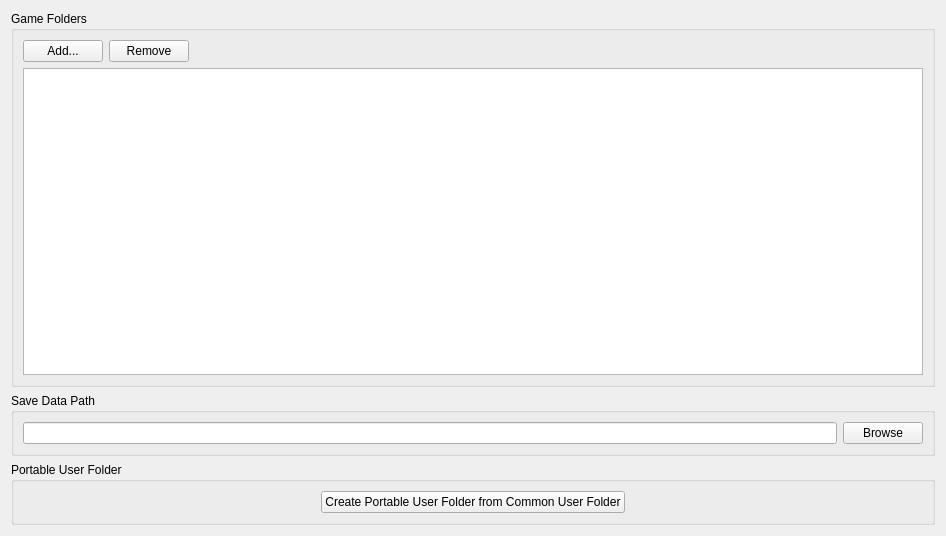
      <widget class="QWidget" name="pathsTabContents">
       <property name="geometry">
        <rect>
         <x>0</x>
         <y>0</y>
         <width>946</width>
         <height>536</height>
        </rect>
       </property>
       <layout class="QVBoxLayout" name="pathsTabLayout">
        <item>
         <widget class="QGroupBox" name="gameFoldersGroupBox">
          <property name="title">
           <string>Game Folders</string>
          </property>
          <layout class="QVBoxLayout" name="verticalLayout">
           <item>
            <layout class="QHBoxLayout" name="horizontalLayout_3">
             <item>
              <widget class="QPushButton" name="addFolderButton">
               <property name="text">
                <string>Add...</string>
               </property>
              </widget>
             </item>
             <item>
              <widget class="QPushButton" name="removeFolderButton">
               <property name="text">
                <string>Remove</string>
               </property>
              </widget>
             </item>
             <item>
              <spacer name="horizontalSpacer">
               <property name="orientation">
                <enum>Qt::Orientation::Horizontal</enum>
               </property>
               <property name="sizeHint" stdset="0">
                <size>
                 <width>40</width>
                 <height>20</height>
                </size>
               </property>
              </spacer>
             </item>
            </layout>
           </item>
           <item>
            <widget class="QListWidget" name="gameFoldersListWidget"/>
           </item>
          </layout>
         </widget>
        </item>
        <item>
         <widget class="QGroupBox" name="saveDataGroupBox">
          <property name="title">
           <string>Save Data Path</string>
          </property>
          <layout class="QVBoxLayout" name="saveDataLayout">
           <item>
            <layout class="QHBoxLayout" name="horizontalLayout_4">
             <item>
              <widget class="QLineEdit" name="currentSaveDataPath">
               <property name="readOnly">
                <bool>true</bool>
               </property>
              </widget>
             </item>
             <item>
              <widget class="QPushButton" name="browseButton">
               <property name="text">
                <string>Browse</string>
               </property>
              </widget>
             </item>
            </layout>
           </item>
          </layout>
         </widget>
        </item>
        <item>
         <widget class="QGroupBox" name="PortableUserFolderGroupBox">
          <property name="title">
           <string>Portable User Folder</string>
          </property>
          <layout class="QVBoxLayout" name="verticalLayout_2">
           <item>
            <layout class="QHBoxLayout" name="horizontalLayout_9">
             <item>
              <spacer name="horizontalSpacer_6">
               <property name="orientation">
                <enum>Qt::Orientation::Horizontal</enum>
               </property>
               <property name="sizeHint" stdset="0">
                <size>
                 <width>40</width>
                 <height>20</height>
                </size>
               </property>
              </spacer>
             </item>
             <item>
              <widget class="QPushButton" name="PortableUserButton">
               <property name="sizePolicy">
                <sizepolicy hsizetype="Preferred" vsizetype="Fixed">
                 <horstretch>0</horstretch>
                 <verstretch>0</verstretch>
                </sizepolicy>
               </property>
               <property name="text">
                <string>Create Portable User Folder from Common User Folder</string>
               </property>
              </widget>
             </item>
             <item>
              <spacer name="horizontalSpacer_5">
               <property name="orientation">
                <enum>Qt::Orientation::Horizontal</enum>
               </property>
               <property name="sizeHint" stdset="0">
                <size>
                 <width>40</width>
                 <height>20</height>
                </size>
               </property>
              </spacer>
             </item>
            </layout>
           </item>
          </layout>
         </widget>
        </item>
       </layout>
      </widget>
